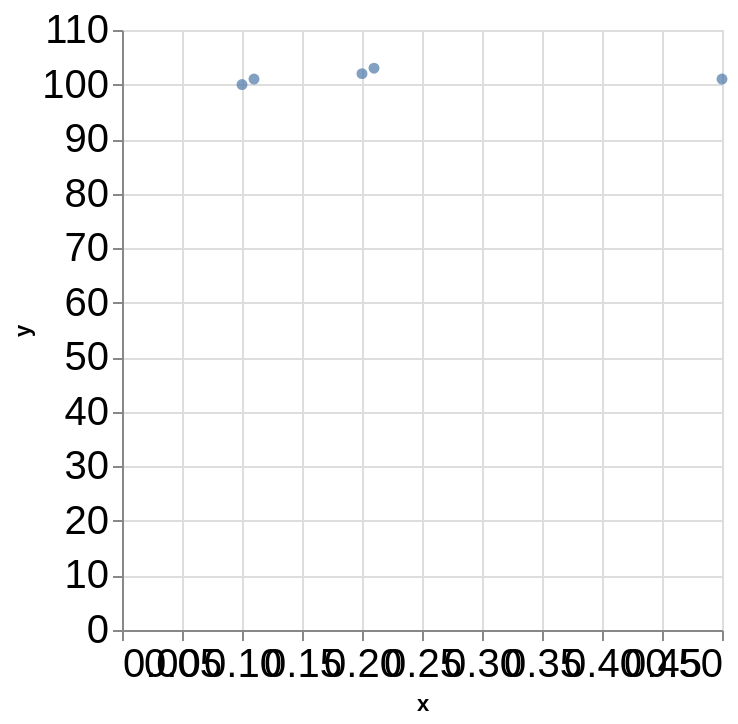

Vega-Lite specification for this chart:
### Vega-Lite specification from a JSON file in a GitHub repository (floating-point values rounded to 4 significant figures)
{"$schema": "https://vega.github.io/schema/vega-lite/v5.json", "data": {"values": [{"x": 0.1, "y": 100}, {"x": 0.11, "y": 101}, {"x": 0.2, "y": 102}, {"x": 0.21, "y": 103}, {"x": 0.5, "y": 101}]}, "encoding": {"x": {"axis": {"labelFontSize": 20, "labelOverlap": false}, "field": "x", "type": "quantitative"}, "y": {"axis": {"labelFontSize": 20, "labelOverlap": false}, "field": "y", "type": "quantitative"}}, "mark": "circle"}
